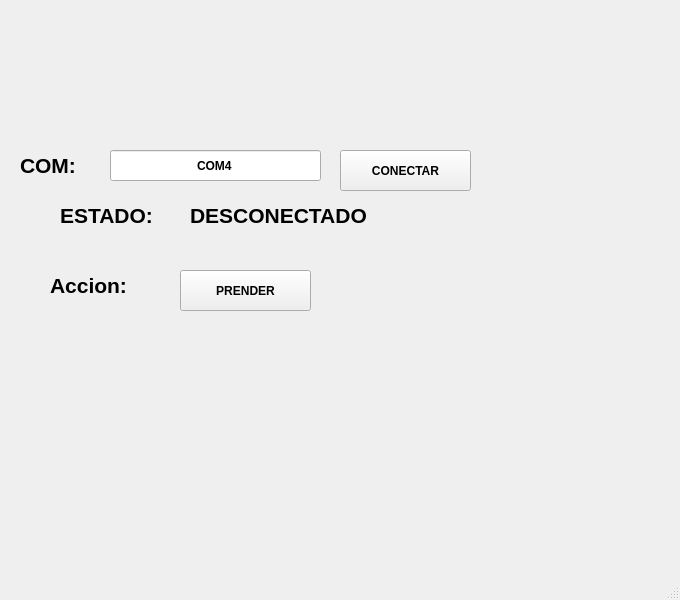
<?xml version="1.0" encoding="UTF-8"?>
<ui version="4.0">
 <class>MainWindow</class>
 <widget class="QMainWindow" name="MainWindow">
  <property name="geometry">
   <rect>
    <x>0</x>
    <y>0</y>
    <width>680</width>
    <height>600</height>
   </rect>
  </property>
  <property name="windowTitle">
   <string>MainWindow</string>
  </property>
  <widget class="QWidget" name="centralwidget">
   <widget class="QLabel" name="label_3">
    <property name="geometry">
     <rect>
      <x>60</x>
      <y>200</y>
      <width>121</width>
      <height>31</height>
     </rect>
    </property>
    <property name="font">
     <font>
      <pointsize>16</pointsize>
      <weight>75</weight>
      <bold>true</bold>
     </font>
    </property>
    <property name="text">
     <string>ESTADO:</string>
    </property>
   </widget>
   <widget class="QLabel" name="label_2">
    <property name="geometry">
     <rect>
      <x>20</x>
      <y>150</y>
      <width>81</width>
      <height>31</height>
     </rect>
    </property>
    <property name="font">
     <font>
      <pointsize>16</pointsize>
      <weight>75</weight>
      <bold>true</bold>
     </font>
    </property>
    <property name="text">
     <string>COM:</string>
    </property>
   </widget>
   <widget class="QLabel" name="txt_estado">
    <property name="geometry">
     <rect>
      <x>190</x>
      <y>200</y>
      <width>181</width>
      <height>31</height>
     </rect>
    </property>
    <property name="font">
     <font>
      <pointsize>16</pointsize>
      <weight>75</weight>
      <bold>true</bold>
     </font>
    </property>
    <property name="text">
     <string>DESCONECTADO</string>
    </property>
   </widget>
   <widget class="QLabel" name="label_5">
    <property name="geometry">
     <rect>
      <x>460</x>
      <y>330</y>
      <width>161</width>
      <height>131</height>
     </rect>
    </property>
    <property name="text">
     <string/>
    </property>
    <property name="pixmap">
     <pixmap resource="../../recursos.qrc">:/Variadas/Imagenes/LogoEquipo.jpeg</pixmap>
    </property>
    <property name="scaledContents">
     <bool>true</bool>
    </property>
   </widget>
   <widget class="QLabel" name="label">
    <property name="geometry">
     <rect>
      <x>40</x>
      <y>20</y>
      <width>141</width>
      <height>111</height>
     </rect>
    </property>
    <property name="text">
     <string/>
    </property>
    <property name="pixmap">
     <pixmap resource="../../recursos.qrc">:/Logos/Imagenes/uat-solo-chico.png</pixmap>
    </property>
    <property name="scaledContents">
     <bool>true</bool>
    </property>
   </widget>
   <widget class="QLineEdit" name="txt_com">
    <property name="geometry">
     <rect>
      <x>110</x>
      <y>150</y>
      <width>211</width>
      <height>31</height>
     </rect>
    </property>
    <property name="font">
     <font>
      <weight>75</weight>
      <bold>true</bold>
     </font>
    </property>
    <property name="text">
     <string>COM4</string>
    </property>
    <property name="alignment">
     <set>Qt::AlignCenter</set>
    </property>
   </widget>
   <widget class="QLabel" name="label_4">
    <property name="geometry">
     <rect>
      <x>480</x>
      <y>30</y>
      <width>161</width>
      <height>141</height>
     </rect>
    </property>
    <property name="text">
     <string/>
    </property>
    <property name="pixmap">
     <pixmap resource="../../recursos.qrc">:/Logos/Imagenes/fians.png</pixmap>
    </property>
    <property name="scaledContents">
     <bool>true</bool>
    </property>
   </widget>
   <widget class="QLabel" name="label_6">
    <property name="geometry">
     <rect>
      <x>50</x>
      <y>270</y>
      <width>111</width>
      <height>31</height>
     </rect>
    </property>
    <property name="font">
     <font>
      <pointsize>16</pointsize>
      <weight>75</weight>
      <bold>true</bold>
     </font>
    </property>
    <property name="text">
     <string>Accion:</string>
    </property>
   </widget>
   <widget class="QPushButton" name="btn_accion">
    <property name="geometry">
     <rect>
      <x>340</x>
      <y>150</y>
      <width>131</width>
      <height>41</height>
     </rect>
    </property>
    <property name="font">
     <font>
      <weight>75</weight>
      <bold>true</bold>
     </font>
    </property>
    <property name="text">
     <string>CONECTAR</string>
    </property>
   </widget>
   <widget class="QPushButton" name="btn_led">
    <property name="geometry">
     <rect>
      <x>180</x>
      <y>270</y>
      <width>131</width>
      <height>41</height>
     </rect>
    </property>
    <property name="font">
     <font>
      <weight>75</weight>
      <bold>true</bold>
     </font>
    </property>
    <property name="text">
     <string>PRENDER</string>
    </property>
   </widget>
  </widget>
  <widget class="QMenuBar" name="menubar">
   <property name="geometry">
    <rect>
     <x>0</x>
     <y>0</y>
     <width>680</width>
     <height>22</height>
    </rect>
   </property>
  </widget>
  <widget class="QStatusBar" name="statusbar"/>
 </widget>
 <resources>
  <include location="../../recursos.qrc"/>
 </resources>
 <connections/>
</ui>
